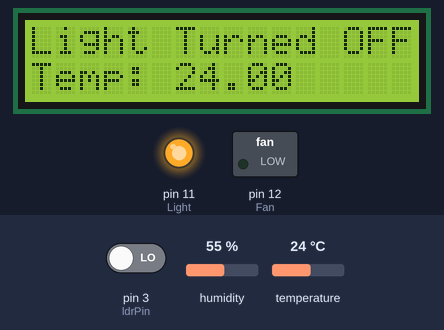
A sketch run on a simulated Arduino Uno, built with avr-gcc and run on an emulated ATmega328P. On the bench: 16×2 character LCD, switched loads named in the sketch (green lamp = pin HIGH), output pins drawn as LEDs (lit = HIGH). Inputs (shaded band) come from the test bench; at power-on: pin 3 (ldrPin) LOW, temperature 24 °C, humidity 55 %. What the sketch prints to the serial monitor is not drawn.

Above: at 8.3 s.
8.4 s: pin 3 (ldrPin) driven HIGH
At 12.0 s:
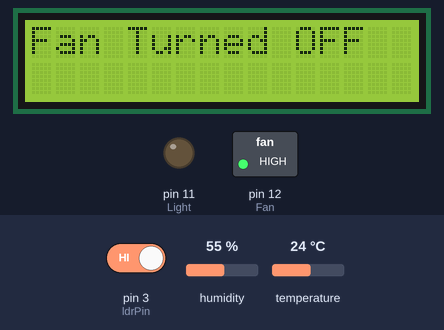
14.8 s: temperature set to 33.7 °C
At 17.0 s:
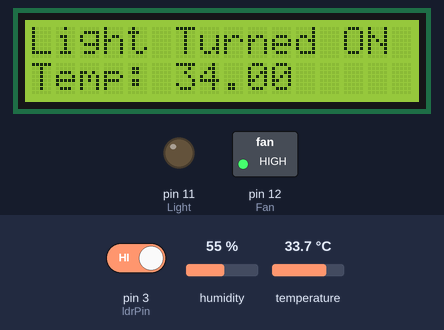
18.9 s: temperature set to 34.9 °C
At 23.0 s:
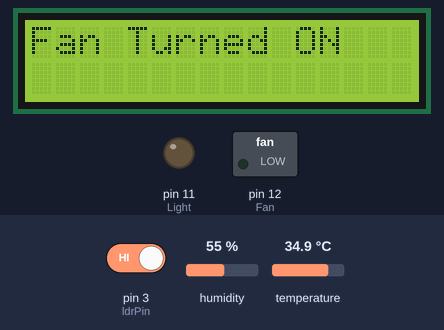
26.3 s: pin 3 (ldrPin) driven LOW
At 31.4 s:
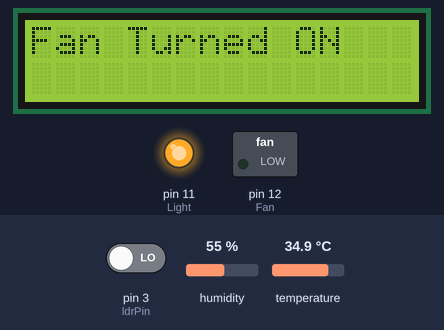
33.7 s: temperature set to 12 °C
At 37.6 s:
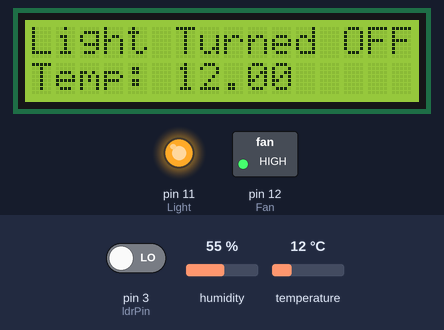
Timing chart, 0 to 39.1 s (numbered marks = the images above; inputs shaded):
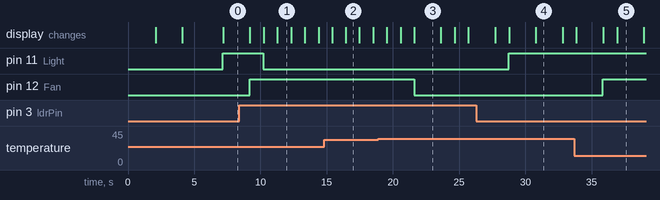

Measured:
- the behaviour switches between 34.4 and 34.5 °C on temperature (found by bisection; images 2 and 3)
- after the input at 8.4 s, pin 11 (Light): HIGH → LOW after 1.8 s; the display: first differs from a run without the input after 1.8 s (image 1 shows a later state)
- after the input at 14.8 s, the display: first differs from a run without the input after 1.7 s (image 2)
- after the input at 18.9 s, pin 12 (Fan): HIGH → LOW after 2.7 s; the display: first differs from a run without the input after 1.7 s (image 3 shows a later state)
- after the input at 26.3 s, pin 11 (Light): LOW → HIGH after 2.4 s; the display: first differs from a run without the input after 2.5 s (image 4 shows a later state)
- after the input at 33.7 s, pin 12 (Fan): LOW → HIGH after 2.2 s
- what the display in image 1 shows lasts 1.0 s, from 11.3 s to 12.3 s

The sketch:

Temp___Light_Controlled_Home_Automation.ino
```cpp
/*feel free to contact
 * sreeramaj53@gmail.com
 * www.youtube.com/ZenoModiff
 * last updated - time 11:51am - date 12 may 2021
 */

#include <Wire.h>
#include <LiquidCrystal_I2C.h>
#include "DHT.h"
#define DHTPIN 4
#define DHTTYPE DHT11

int Light = 11 ;
int Fan = 12 ;
const int ldrPin = 3;
LiquidCrystal_I2C lcd(0x27, 16, 2);
DHT dht(DHTPIN, DHTTYPE);

void setup()
{

  Serial.begin(9600);
  Serial.println(F("Home - Automation With DHT22 - LDR "));

  dht.begin();

  lcd.begin();
  lcd.setCursor(0,0);
  lcd.print("Home");
  lcd.setCursor(0,3);
  lcd.print("Automation");
  delay(2000);
  lcd.clear();
  lcd.setCursor(0,0);
  lcd.print("With");
  lcd.setCursor(0,3);
  lcd.print("LDR - DHT22");
  delay(2000);
  lcd.clear();
  lcd.print("By");
  lcd.setCursor(0,3);
  lcd.print("Zeno Modiff");
  delay (3000);
  lcd.clear();

  pinMode(Light , OUTPUT);
  pinMode(Fan , OUTPUT);
  pinMode(ldrPin , INPUT);

}

void loop()
{

 float t = dht.readTemperature();
 float f = dht.readTemperature(true);

 if (isnan(t) || isnan(f)) {
 Serial.println(F("Failed to read from DHT sensor!"));
 return;
}

 Serial.print("DHT-Temp: ");Serial.print(t);Serial.println(" c");

int Ldr_Status = digitalRead(ldrPin);
if (Ldr_Status > 0)

{

digitalWrite(Light, LOW);

Serial.print("Its DARK, Turn on the LED : ");
lcd.clear();
lcd.print("Light Turned ON");
lcd.setCursor(0,3);
lcd.print("Temp: ");
lcd.setCursor(6,7);
lcd.println(t);
delay(1000);

Serial.println(Ldr_Status);

}
else
{

digitalWrite(Light, HIGH);

Serial.print("Its DARK, Turn on the LED : ");

lcd.clear();
lcd.print("Light Turned OFF");
lcd.setCursor(0,3);
lcd.print("Temp: ");
lcd.setCursor(6,7);
lcd.println(t);
delay(2000);

Serial.print("Its BRIGHT, Turn off the LED : ");

Serial.println(Ldr_Status);

}
 if(t>34){
    digitalWrite(Fan, LOW);
    lcd.clear();
    lcd.print("Fan Turned ON");
    delay(2000);


  }
  else
  digitalWrite(Fan , HIGH);
      lcd.clear();
      lcd.print("Fan Turned OFF");
      delay(1000);
}
```
